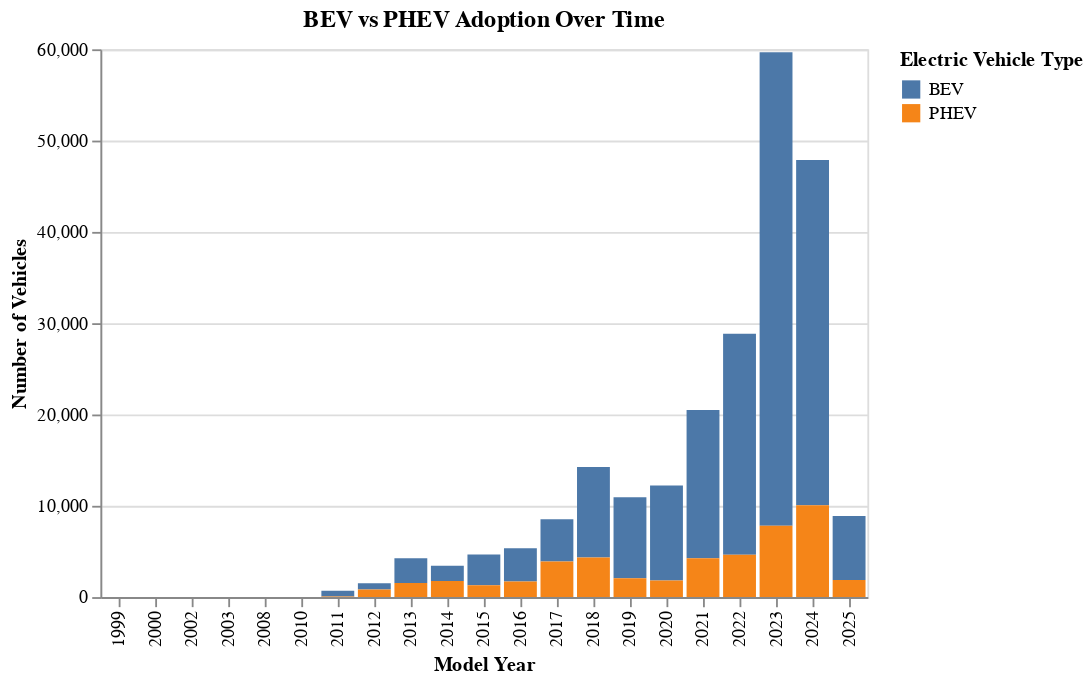

Notebook code for this chart:
### Code cell
# First, ensure EV types are labeled as 'BEV' and 'PHEV'
dataset['Electric Vehicle Type'] = dataset['Electric Vehicle Type'].replace({
    'Battery Electric Vehicle (BEV)': 'BEV',
    'Plug-in Hybrid Electric Vehicle (PHEV)': 'PHEV'
})

df_type_year = dataset.groupby(['Model Year', 'Electric Vehicle Type']).size().reset_index(name='Count')

chart2 = alt.Chart(df_type_year).mark_bar().encode(
    x=alt.X('Model Year:O', title='Model Year'),
    y=alt.Y('Count:Q', title='Number of Vehicles'),
    color='Electric Vehicle Type:N',
    tooltip=['Model Year', 'Electric Vehicle Type', 'Count']
).properties(
    title='BEV vs PHEV Adoption Over Time'
)
chart2

### Figure 1 — Vega specification as saved in the notebook (floating-point values rounded to 4 significant figures)
{"$schema": "https://vega.github.io/schema/vega/v5.json", "data": [{"name": "source_0", "values": [{"Count": 2, "Count_end": 2.0, "Count_start": 0.0, "Electric Vehicle Type": "BEV", "Model Year": 1999}, {"Count": 7, "Count_end": 7.0, "Count_start": 0.0, "Electric Vehicle Type": "BEV", "Model Year": 2000}, {"Count": 2, "Count_end": 2.0, "Count_start": 0.0, "Electric Vehicle Type": "BEV", "Model Year": 2002}, {"Count": 1, "Count_end": 1.0, "Count_start": 0.0, "Electric Vehicle Type": "BEV", "Model Year": 2003}, {"Count": 22, "Count_end": 22.0, "Count_start": 0.0, "Electric Vehicle Type": "BEV", "Model Year": 2008}, {"Count": 20, "Count_end": 23.0, "Count_start": 3.0, "Electric Vehicle Type": "BEV", "Model Year": 2010}, {"Count": 3, "Count_end": 3.0, "Count_start": 0.0, "Electric Vehicle Type": "PHEV", "Model Year": 2010}, {"Count": 620, "Count_end": 692.0, "Count_start": 72.0, "Electric Vehicle Type": "BEV", "Model Year": 2011}, {"Count": 72, "Count_end": 72.0, "Count_start": 0.0, "Electric Vehicle Type": "PHEV", "Model Year": 2011}, {"Count": 691, "Count_end": 1520.0, "Count_start": 829.0, "Electric Vehicle Type": "BEV", "Model Year": 2012}, {"Count": 829, "Count_end": 829.0, "Count_start": 0.0, "Electric Vehicle Type": "PHEV", "Model Year": 2012}, {"Count": 2710, "Count_end": 4257.0, "Count_start": 1547.0, "Electric Vehicle Type": "BEV", "Model Year": 2013}, {"Count": 1547, "Count_end": 1547.0, "Count_start": 0.0, "Electric Vehicle Type": "PHEV", "Model Year": 2013}, {"Count": 1659, "Count_end": 3422.0, "Count_start": 1763.0, "Electric Vehicle Type": "BEV", "Model Year": 2014}, {"Count": 1763, "Count_end": 1763.0, "Count_start": 0.0, "Electric Vehicle Type": "PHEV", "Model Year": 2014}, {"Count": 3385, "Count_end": 4674.0, "Count_start": 1289.0, "Electric Vehicle Type": "BEV", "Model Year": 2015}, {"Count": 1289, "Count_end": 1289.0, "Count_start": 0.0, "Electric Vehicle Type": "PHEV", "Model Year": 2015}, {"Count": 3646, "Count_end": 5362.0, "Count_start": 1716.0, "Electric Vehicle Type": "BEV", "Model Year": 2016}, {"Count": 1716, "Count_end": 1716.0, "Count_start": 0.0, "Electric Vehicle Type": "PHEV", "Model Year": 2016}, {"Count": 4616, "Count_end": 8526.0, "Count_start": 3910.0, "Electric Vehicle Type": "BEV", "Model Year": 2017}, {"Count": 3910, "Count_end": 3910.0, "Count_start": 0.0, "Electric Vehicle Type": "PHEV", "Model Year": 2017}, {"Count": 9912, "Count_end": 14260.0, "Count_start": 4349.0, "Electric Vehicle Type": "BEV", "Model Year": 2018}, {"Count": 4349, "Count_end": 4349.0, "Count_start": 0.0, "Electric Vehicle Type": "PHEV", "Model Year": 2018}, {"Count": 8883, "Count_end": 10940.0, "Count_start": 2059.0, "Electric Vehicle Type": "BEV", "Model Year": 2019}, {"Count": 2059, "Count_end": 2059.0, "Count_start": 0.0, "Electric Vehicle Type": "PHEV", "Model Year": 2019}, {"Count": 10386, "Count_end": 12220.0, "Count_start": 1832.0, "Electric Vehicle Type": "BEV", "Model Year": 2020}, {"Count": 1832, "Count_end": 1832.0, "Count_start": 0.0, "Electric Vehicle Type": "PHEV", "Model Year": 2020}, {"Count": 16239, "Count_end": 20500.0, "Count_start": 4266.0, "Electric Vehicle Type": "BEV", "Model Year": 2021}, {"Count": 4266, "Count_end": 4266.0, "Count_start": 0.0, "Electric Vehicle Type": "PHEV", "Model Year": 2021}, {"Count": 24196, "Count_end": 28840.0, "Count_start": 4640.0, "Electric Vehicle Type": "BEV", "Model Year": 2022}, {"Count": 4640, "Count_end": 4640.0, "Count_start": 0.0, "Electric Vehicle Type": "PHEV", "Model Year": 2022}, {"Count": 51876, "Count_end": 59680.0, "Count_start": 7806.0, "Electric Vehicle Type": "BEV", "Model Year": 2023}, {"Count": 7806, "Count_end": 7806.0, "Count_start": 0.0, "Electric Vehicle Type": "PHEV", "Model Year": 2023}, {"Count": 37826, "Count_end": 47880.0, "Count_start": 10050.0, "Electric Vehicle Type": "BEV", "Model Year": 2024}, {"Count": 10050, "Count_end": 10050.0, "Count_start": 0.0, "Electric Vehicle Type": "PHEV", "Model Year": 2024}, {"Count": 7007, "Count_end": 8885.0, "Count_start": 1878.0, "Electric Vehicle Type": "BEV", "Model Year": 2025}, {"Count": 1878, "Count_end": 1878.0, "Count_start": 0.0, "Electric Vehicle Type": "PHEV", "Model Year": 2025}]}, {"name": "source_0_x_domain_Model Year", "values": [{"Model Year": 1999}, {"Model Year": 2000}, {"Model Year": 2002}, {"Model Year": 2003}, {"Model Year": 2008}, {"Model Year": 2010}, {"Model Year": 2011}, {"Model Year": 2012}, {"Model Year": 2013}, {"Model Year": 2014}, {"Model Year": 2015}, {"Model Year": 2016}, {"Model Year": 2017}, {"Model Year": 2018}, {"Model Year": 2019}, {"Model Year": 2020}, {"Model Year": 2021}, {"Model Year": 2022}, {"Model Year": 2023}, {"Model Year": 2024}, {"Model Year": 2025}]}, {"name": "source_0_color_domain_Electric Vehicle Type", "values": [{"Electric Vehicle Type": "BEV"}, {"Electric Vehicle Type": "PHEV"}]}], "signals": [{"name": "x_step", "value": 20}, {"name": "width", "update": "bandspace(domain('x').length, 0.1, 0.05) * x_step"}], "marks": [{"type": "rect", "name": "marks", "from": {"data": "source_0"}, "encode": {"update": {"tooltip": {"signal": "{\"Model Year\": format(datum[\"Model Year\"], \"\"), \"Electric Vehicle Type\": isValid(datum[\"Electric Vehicle Type\"]) ? datum[\"Electric Vehicle Type\"] : \"\"+datum[\"Electric Vehicle Type\"], \"Count\": format(datum[\"Count\"], \"\")}"}, "y": {"field": "Count_end", "scale": "y"}, "fill": {"field": "Electric Vehicle Type", "scale": "color"}, "width": {"signal": "max(0.25, bandwidth('x'))"}, "x": {"field": "Model Year", "scale": "x"}, "y2": {"field": "Count_start", "scale": "y"}}}, "style": ["bar"]}], "scales": [{"name": "x", "type": "band", "domain": {"data": "source_0_x_domain_Model Year", "field": "Model Year", "sort": true}, "range": {"step": {"signal": "x_step"}}, "paddingInner": 0.1, "paddingOuter": 0.05}, {"name": "y", "type": "linear", "domain": {"data": "source_0", "fields": ["Count_start", "Count_end"]}, "range": [{"signal": "height"}, 0], "nice": true, "zero": true}, {"name": "color", "type": "ordinal", "domain": {"data": "source_0_color_domain_Electric Vehicle Type", "field": "Electric Vehicle Type", "sort": true}, "range": "category"}], "axes": [{"scale": "y", "aria": false, "labels": false, "grid": true, "minExtent": 0, "orient": "left", "gridScale": "x", "tickCount": {"signal": "ceil(height/40)"}, "maxExtent": 0, "ticks": false, "domain": false, "zindex": 0}, {"scale": "x", "labelAngle": 270, "grid": false, "labelBaseline": "middle", "zindex": 0, "orient": "bottom", "title": "Model Year", "labelAlign": "right"}, {"scale": "y", "tickCount": {"signal": "ceil(height/40)"}, "zindex": 0, "orient": "left", "grid": false, "labelOverlap": true, "title": "Number of Vehicles"}], "title": {"text": "BEV vs PHEV Adoption Over Time", "frame": "group"}, "legends": [{"fill": "color", "symbolType": "square", "title": "Electric Vehicle Type"}], "height": 300, "background": "white", "style": "cell", "padding": 5}
